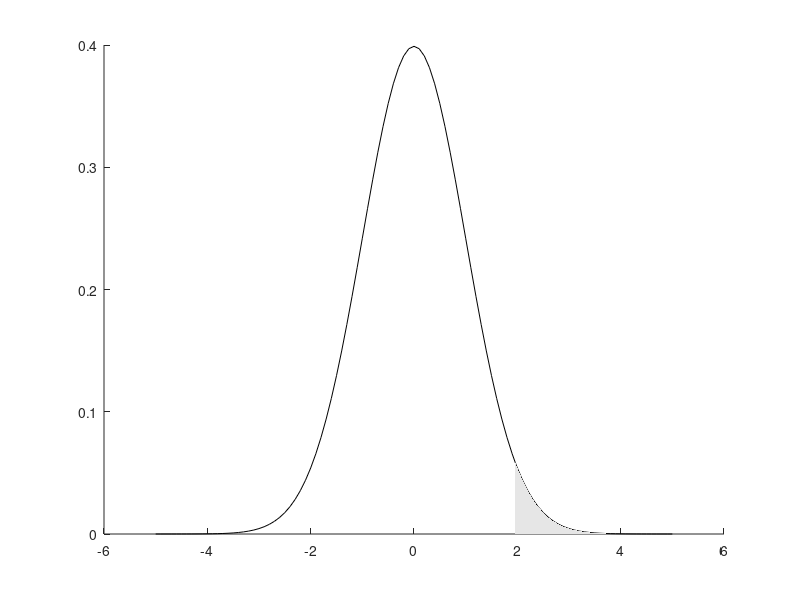

MATLAB code for this plot: (Note: this script raises an error after producing the figure.)
% Exercise - Understanding importance sampling using tail probability

%% 1. Aim of the exercise
% The aim of this exercise is to understand importance sampling in the 
% context of reducing variance of Monte Carlo (MC) integration.

%% 2. Theory
% Refer to the accompanying PDF file for the theory.

%% 3. Clear the memory

% Clear the memory 
clear;

%% 4. Define and plot tail probability region

% 4.1. Define evaluation grid centered at z_thresh
z_base = -5:0.1:5;

% 4.2. Define threshold for tail probability
z_thresh = 1.96;

% 4.3. Ensure z_thresh is included and grid is sorted
z = unique([z_base,z_thresh]); 

% 4.4. Define Standard Normal distribution
pd_base_norm = makedist('Normal','mu',0,'sigma',1);

% 4.5. Evaluate PDF over the grid
PDF_target_norm = pdf(pd_base_norm,z);

% 4.6. Region to highlight where z is at least z_thresh
z_tail = z >= z_thresh;

% 4.7. Plot Standard Normal PDF and highlight tail region
figure
hold on
plot(z,PDF_target_norm, ...
    'Color',[0.0000 0.0000 0.0000], ...
    'DisplayName','N(0,1)');
fill( ...
    [z(z_tail),fliplr(z(z_tail))], ...
    [PDF_target_norm(z_tail),zeros(size(PDF_target_norm(z_tail)))], ...
    [0.9000 0.9000 0.9000], ...
    'EdgeColor','none', ...
    'DisplayName','Tail probability: P(Z >= z\_thresh)');
xline(z_thresh,':', ...
    'DisplayName','z threshold');
title('Fig. 1. Standard Normal tail probability beyond z\_thresh');
xlabel('z');
ylabel('PDF');
legend('show');
hold off

%% 5. Compute true tail probability

% 5.1. Define mean of the Normal distribution
mu = 0; 

% 5.2. Define standard deviation of the Normal distribution
sigma = 1;

% 5.3. Evaluate tail probability beyond z_thresh as true integral value
int_true_value = 1-cdf('Normal',z_thresh,mu,sigma);

%% 6. Define number of samples

% Number of random samples to estimate the integral
N_samples = 10000;

%% 7. Monte Carlo integration using standard sampling

% 7.1. Draw samples from the Standard Normal distribution
Z_samples = random('Normal',mu,sigma,[N_samples 1]);

% 7.2. Estimate tail probability using indicator function
int_est_mc = mean(Z_samples >= z_thresh);

% 7.3. Compute MSE of the Monte Carlo estimator
MSE_mc = 1/(N_samples*(N_samples-1)) * ...
    sum(((Z_samples >= z_thresh)-int_est_mc).^2);

%% 8. Importance sampling integration using Normal proposal

% 8.1. Define location parameter of Normal proposal
mu = 2;

% 8.2. Define scale parameter of Normal proposal
sigma = 0.5;

% 8.3. Draw samples from Normal proposal
norm_samples = random('Normal',mu,sigma,[N_samples 1]);

% 8.4. Compute importance weights: target density/proposal density
weights_norm = ...
    normpdf(norm_samples,0,1)./ ... % Stand. Normal evaluated at each sample
    normpdf(norm_samples,mu,sigma); % Normal at each sample

% 8.5. Estimate tail probability via importance sampling
int_est_is_norm = mean(weights_norm.*(norm_samples >= z_thresh));

% 8.6. Compute MSE of the importance sampling estimator
MSE_norm = var(weights_norm.*(norm_samples >= z_thresh))/N_samples;

%% 9. Importance sampling integration using Truncated Normal proposal

% 9.1. Define location parameter of Normal proposal
mu = 3;

% 9.2. Define scale parameter of Normal proposal
sigma = 0.5;

% 9.3. Define base Normal distribution for truncation
pd_base_trunc_norm = makedist('Normal','mu',mu,'sigma',sigma);

% 9.4. Define Truncated Normal proposal: N(z_thresh,1) on [z_thresh,inf)
pd_prop_trunc_norm = truncate(pd_base_trunc_norm,z_thresh,inf);

% 9.5. Draw samples from the Truncated Normal distribution
trunc_norm_samples = random(pd_prop_trunc_norm,[N_samples 1]);

% 9.6. Compute importance weights
weights_trunc_norm = ...
    normpdf(trunc_norm_samples,0,1)./ ...
    pdf(pd_base_trunc_norm,trunc_norm_samples);

% 9.7. Estimate tail probability via importance sampling
int_est_is_trunc_norm = mean(weights_trunc_norm); 

% 9.8. Compute MSE of the importance sampling estimator
MSE_trunc_norm = var(weights_trunc_norm)/N_samples;

%% 10. Importance sampling integration using Gamma proposal

% 10.1. Define shape parameter of Gamma proposal
alpha = 5;

% 10.2. Define scale parameter of Gamma proposal
theta = 0.5;

% 10.3. Draw samples from Gamma proposal
gamma_samples = random('Gamma',alpha,theta,[N_samples 1]);

% 10.4. Select samples in the integration domain: z >= z_thresh
gamma_selected = gamma_samples(gamma_samples >= z_thresh);

% 10.5. Compute importance weights
weights_gamma = ...
    normpdf(gamma_selected,0,1)./ ... % Standard Normal
    gampdf(gamma_selected,alpha,theta); % Gamma

% 10.6. Estimate tail probability via importance sampling
int_est_is_gamma = mean(weights_gamma);

% 10.7. Compute MSE of the importance sampling estimator
MSE_gamma = var(weights_gamma)/length(weights_gamma);

%% 11. Compare target and proposal PDFs

% 11.1. Define full evaluation grid for symmetric distributions
x = -5:0.1:10;

% 11.2. Define positive evaluation grid for Gamma support
x_pos = 0:0.1:10;

% 11.3. Define Truncated evaluation grid for Truncated Normal
x_trunc = z_thresh:0.1:10;

% 11.4. Create Standard Normal distribution object
pd_target_norm = makedist('Normal','mu',0,'sigma',1);

% 11.5. Evaluate Standard Normal PDF over full grid
PDF_target_norm = pdf(pd_target_norm,x);

% 11.6. Create Normal proposal distribution centered at z_thresh
pd_prop_norm = makedist('Normal','mu',2,'sigma',0.5);

% 11.7. Evaluate Normal proposal PDF over full grid
PDF_prop_norm = pdf(pd_prop_norm,x);

% 11.8. Create base Normal distribution for truncation
pd_base_trunc_norm = makedist('Normal','mu',3,'sigma',0.5);

% 11.9. Truncate base Normal distribution to [z_thresh,inf)
pd_prop_trunc_norm = truncate(pd_base_trunc_norm,z_thresh,inf);

% 11.10. Evaluate Truncated Normal PDF over truncated grid
PDF_prop_trunc_norm = pdf(pd_prop_trunc_norm,x_trunc);

% 11.11. Create Gamma proposal distribution
pd_prop_gamma = makedist('Gamma',5,0.5);

% 11.12. Evaluate Gamma proposal PDF over positive grid
PDF_prop_gamma = pdf(pd_prop_gamma,x_pos);

% 11.13. Create comparison plot
figure
hold on
plot(x,PDF_target_norm, ...
    'Color',[0.0000 0.0000 0.0000], ...
    'DisplayName','Target: N(0,1)');
xline(z_thresh,':', ...
    'Color',[0.0000 0.0000 0.0000], ...
    'DisplayName','z\_thresh');
plot(x,PDF_prop_norm, ...
    'Color',[0.8500 0.3250 0.0980], ...
    'DisplayName','Proposal: N(z\_thresh,0.5)');
plot(x_trunc,PDF_prop_trunc_norm, ...
    'Color',[0.9290 0.6940 0.1250], ...
    'DisplayName','Proposal: TruncNorm(z\_thresh,1)');
plot(x_pos,PDF_prop_gamma, ...
    'Color',[0.4940 0.1840 0.5560], ...
    'DisplayName','Proposal: Gamma(5,0.5)');
title('Fig. 2. Target vs. Proposal PDFs');
xlabel('z');
ylabel('PDF');
legend('show');
hold off

%% 12. Compare likelihood ratios: Target/Proposal

% 12.1. Define evaluation grid
x = -5:0.1:10;

% 12.2. Define evaluation grid for truncated proposals
x_trunc = z_thresh:0.1:10;

% 12.3. Define evaluation grid for positive-support proposals
x_pos = 0:0.1:10;

% 12.4. Create Standard Normal distribution object
pd_target_norm = makedist('Normal','mu',0,'sigma',1);

% 12.5. Evaluate Standard Normal PDF over full grid
PDF_target_norm = pdf(pd_target_norm,x);

% 12.6. Evaluate Standard Normal PDF over truncated grid
PDF_target_trunc_norm = pdf(pd_target_norm,x_trunc);

% 12.7. Evaluate Standard Normal PDF over positive grid
PDF_target_pos_norm = pdf(pd_target_norm,x_pos);

% 12.8. Create Normal proposal distribution
pd_prop_norm = makedist('Normal','mu',2,'sigma',0.5);

% 12.9. Evaluate Normal proposal PDF over full grid
PDF_prop_norm = pdf(pd_prop_norm,x);

% 12.10. Create base Normal distribution for truncation
pd_base_trunc_norm = makedist('Normal','mu',3,'sigma',0.5);

% 12.11. Truncate base Normal distribution to [z_thresh, inf)
pd_prop_trunc_norm = truncate(pd_base_trunc_norm,z_thresh,inf);

% 12.12. Evaluate Truncated Normal proposal PDF over truncated grid
PDF_prop_trunc_norm = pdf(pd_prop_trunc_norm,x_trunc);

% 12.13. Create Gamma proposal distribution
pd_prop_gamma = makedist('Gamma',5,1);

% 12.14. Evaluate Gamma proposal PDF over positive grid
PDF_prop_gamma = pdf(pd_prop_gamma,x_pos);

% 12.15. Create likelihood ratio plot
figure
hold on
plot(x,PDF_target_norm./PDF_prop_norm, ...
    'Color',[0.8500 0.3250 0.0980], ...
    'DisplayName','Norm(2,0.5)');
plot(x_trunc,PDF_target_trunc_norm./PDF_prop_trunc_norm, ...
    'Color',[0.9290 0.6940 0.1250], ...
    'DisplayName','TruncNorm(z\_thresh,1)');
plot(x_pos,PDF_target_pos_norm./PDF_prop_gamma, ...
    'Color',[0.4940 0.1840 0.5560], ...
    'DisplayName','Gamma(5,1)');
xline(z_thresh,':', ...
    'Color',[0.0000 0.0000 0.0000], ...
    'DisplayName','z\_thresh');
xlim([0 5]); % xlim([-5 10]) is full domain, including symmetric region
ylim([0 1]); % Rescale y-axis to reveal structure
title('Fig. 3. Likelihood ratios: Target / Proposal');
xlabel('z');
ylabel('Likelihood ratio');
legend('show');
hold off

%% 13. Asymptotic behavior of MSE
% This section is to be be expanded to study how MSE decreases with
% increasing sample size. For example, we will loop over N_samples = [100,
% 500, 1000, 5000, 10000] and plot MSEs.
